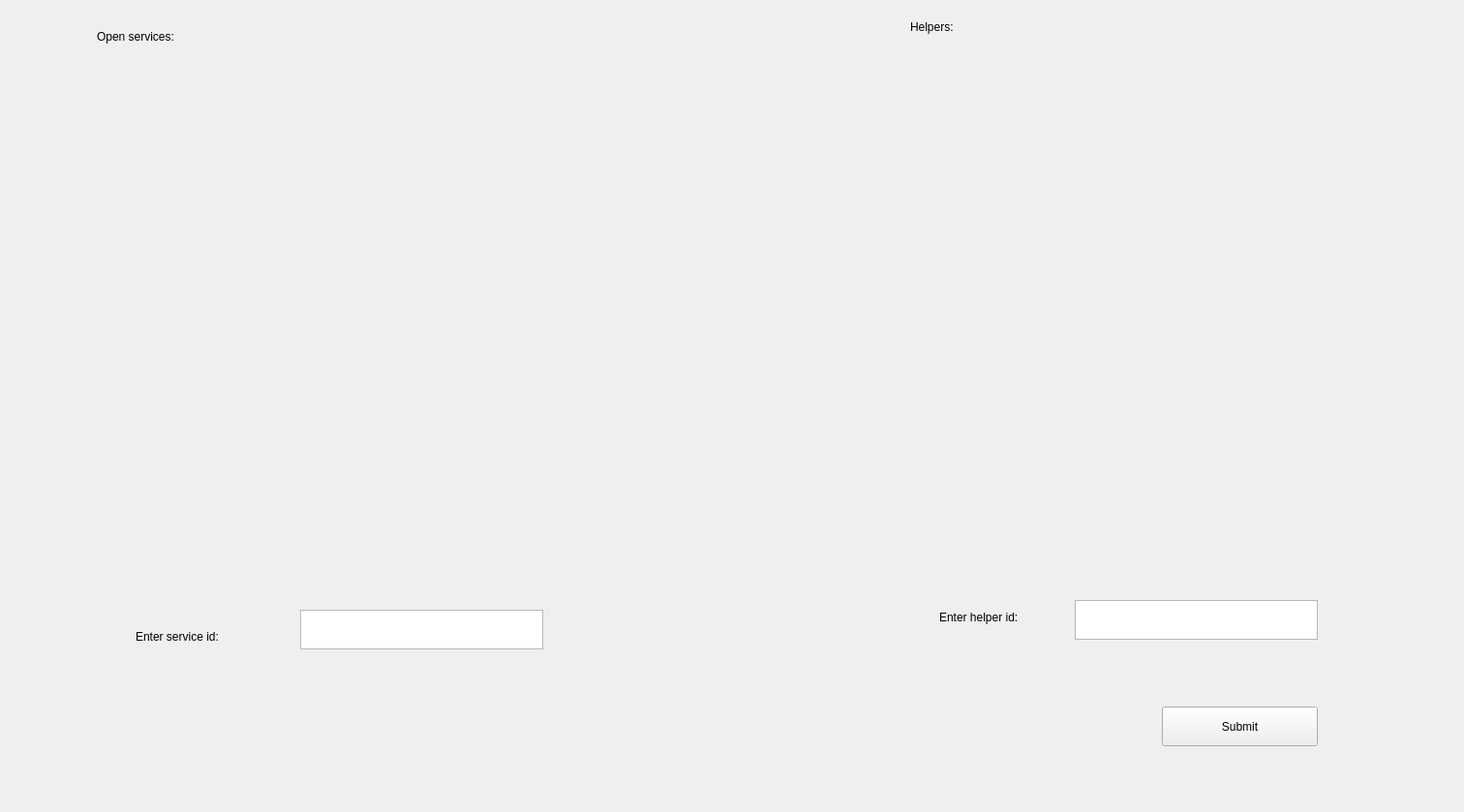
<?xml version="1.0" encoding="UTF-8"?>
<ui version="4.0">
 <class>Form</class>
 <widget class="QWidget" name="Form">
  <property name="geometry">
   <rect>
    <x>0</x>
    <y>0</y>
    <width>1512</width>
    <height>839</height>
   </rect>
  </property>
  <property name="windowTitle">
   <string>Form</string>
  </property>
  <widget class="QLabel" name="label">
   <property name="geometry">
    <rect>
     <x>100</x>
     <y>30</y>
     <width>241</width>
     <height>16</height>
    </rect>
   </property>
   <property name="text">
    <string>Open services:</string>
   </property>
  </widget>
  <widget class="QLabel" name="openServices">
   <property name="geometry">
    <rect>
     <x>100</x>
     <y>80</y>
     <width>661</width>
     <height>501</height>
    </rect>
   </property>
   <property name="text">
    <string/>
   </property>
  </widget>
  <widget class="QLabel" name="helpers">
   <property name="geometry">
    <rect>
     <x>880</x>
     <y>70</y>
     <width>511</width>
     <height>501</height>
    </rect>
   </property>
   <property name="text">
    <string/>
   </property>
  </widget>
  <widget class="QLabel" name="label_4">
   <property name="geometry">
    <rect>
     <x>940</x>
     <y>20</y>
     <width>241</width>
     <height>16</height>
    </rect>
   </property>
   <property name="text">
    <string>Helpers:</string>
   </property>
  </widget>
  <widget class="QLabel" name="label_2">
   <property name="geometry">
    <rect>
     <x>140</x>
     <y>650</y>
     <width>141</width>
     <height>16</height>
    </rect>
   </property>
   <property name="text">
    <string>Enter service id:</string>
   </property>
  </widget>
  <widget class="QLabel" name="label_3">
   <property name="geometry">
    <rect>
     <x>970</x>
     <y>630</y>
     <width>141</width>
     <height>16</height>
    </rect>
   </property>
   <property name="text">
    <string>Enter helper id:</string>
   </property>
  </widget>
  <widget class="QTextEdit" name="serviceId">
   <property name="geometry">
    <rect>
     <x>310</x>
     <y>630</y>
     <width>251</width>
     <height>41</height>
    </rect>
   </property>
  </widget>
  <widget class="QTextEdit" name="helperId">
   <property name="geometry">
    <rect>
     <x>1110</x>
     <y>620</y>
     <width>251</width>
     <height>41</height>
    </rect>
   </property>
  </widget>
  <widget class="QToolButton" name="submit">
   <property name="geometry">
    <rect>
     <x>1200</x>
     <y>730</y>
     <width>161</width>
     <height>41</height>
    </rect>
   </property>
   <property name="text">
    <string>Submit</string>
   </property>
  </widget>
 </widget>
 <resources/>
 <connections/>
</ui>
